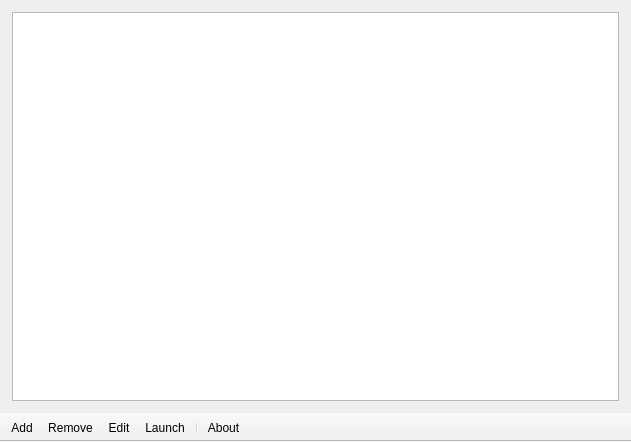
<?xml version="1.0" encoding="UTF-8"?>
<ui version="4.0">
 <class>MainWindow</class>
 <widget class="QMainWindow" name="MainWindow">
  <property name="geometry">
   <rect>
    <x>0</x>
    <y>0</y>
    <width>631</width>
    <height>442</height>
   </rect>
  </property>
  <property name="sizePolicy">
   <sizepolicy hsizetype="Expanding" vsizetype="Expanding">
    <horstretch>0</horstretch>
    <verstretch>0</verstretch>
   </sizepolicy>
  </property>
  <property name="sizeIncrement">
   <size>
    <width>0</width>
    <height>0</height>
   </size>
  </property>
  <property name="windowTitle">
   <string>MainWindow</string>
  </property>
  <property name="windowIcon">
   <iconset theme="webapp-manager"/>
  </property>
  <widget class="QWidget" name="centralWidget">
   <property name="sizePolicy">
    <sizepolicy hsizetype="Expanding" vsizetype="Preferred">
     <horstretch>0</horstretch>
     <verstretch>0</verstretch>
    </sizepolicy>
   </property>
   <property name="autoFillBackground">
    <bool>false</bool>
   </property>
   <layout class="QGridLayout" name="gridLayout">
    <item row="1" column="0">
     <widget class="QStackedWidget" name="stackedWidget">
      <property name="sizePolicy">
       <sizepolicy hsizetype="Preferred" vsizetype="Preferred">
        <horstretch>0</horstretch>
        <verstretch>0</verstretch>
       </sizepolicy>
      </property>
      <property name="currentIndex">
       <number>0</number>
      </property>
      <widget class="QWidget" name="listPage">
       <layout class="QGridLayout" name="gridLayout_2" rowstretch="0" columnstretch="0" rowminimumheight="0" columnminimumwidth="0">
        <property name="leftMargin">
         <number>1</number>
        </property>
        <property name="topMargin">
         <number>1</number>
        </property>
        <property name="rightMargin">
         <number>1</number>
        </property>
        <property name="bottomMargin">
         <number>1</number>
        </property>
        <property name="spacing">
         <number>1</number>
        </property>
        <item row="0" column="0">
         <widget class="QListWidget" name="listWidget">
          <property name="frameShape">
           <enum>QFrame::Shape::StyledPanel</enum>
          </property>
          <property name="dragDropMode">
           <enum>QAbstractItemView::DragDropMode::NoDragDrop</enum>
          </property>
          <property name="defaultDropAction">
           <enum>Qt::DropAction::IgnoreAction</enum>
          </property>
          <property name="iconSize">
           <size>
            <width>48</width>
            <height>48</height>
           </size>
          </property>
          <property name="movement">
           <enum>QListView::Movement::Static</enum>
          </property>
          <property name="flow">
           <enum>QListView::Flow::LeftToRight</enum>
          </property>
          <property name="spacing">
           <number>6</number>
          </property>
          <property name="viewMode">
           <enum>QListView::ViewMode::IconMode</enum>
          </property>
         </widget>
        </item>
       </layout>
      </widget>
      <widget class="QWidget" name="editPage">
       <layout class="QVBoxLayout" name="verticalLayout" stretch="0,0">
        <property name="sizeConstraint">
         <enum>QLayout::SizeConstraint::SetDefaultConstraint</enum>
        </property>
        <item>
         <layout class="QFormLayout" name="formLayout">
          <item row="0" column="0">
           <widget class="QLabel" name="label">
            <property name="text">
             <string>Address:</string>
            </property>
           </widget>
          </item>
          <item row="0" column="1">
           <widget class="QLineEdit" name="txtAddress">
            <property name="clearButtonEnabled">
             <bool>true</bool>
            </property>
           </widget>
          </item>
          <item row="1" column="0">
           <widget class="QLabel" name="label_2">
            <property name="text">
             <string>Name:</string>
            </property>
           </widget>
          </item>
          <item row="1" column="1">
           <widget class="QLineEdit" name="txtName"/>
          </item>
          <item row="2" column="0">
           <widget class="QLabel" name="label_3">
            <property name="text">
             <string>Icon:</string>
            </property>
           </widget>
          </item>
          <item row="2" column="1">
           <widget class="QPushButton" name="btnIcon">
            <property name="minimumSize">
             <size>
              <width>48</width>
              <height>48</height>
             </size>
            </property>
            <property name="text">
             <string/>
            </property>
           </widget>
          </item>
          <item row="3" column="0">
           <widget class="QLabel" name="label_4">
            <property name="text">
             <string>Category:</string>
            </property>
           </widget>
          </item>
          <item row="3" column="1">
           <widget class="QComboBox" name="lstCategory">
            <property name="sizePolicy">
             <sizepolicy hsizetype="Expanding" vsizetype="Fixed">
              <horstretch>0</horstretch>
              <verstretch>0</verstretch>
             </sizepolicy>
            </property>
            <property name="frame">
             <bool>true</bool>
            </property>
           </widget>
          </item>
          <item row="4" column="0">
           <widget class="QLabel" name="label_6">
            <property name="text">
             <string>Browser:</string>
            </property>
           </widget>
          </item>
          <item row="4" column="1">
           <widget class="QComboBox" name="lstBrowser">
            <property name="sizePolicy">
             <sizepolicy hsizetype="Expanding" vsizetype="Fixed">
              <horstretch>0</horstretch>
              <verstretch>0</verstretch>
             </sizepolicy>
            </property>
           </widget>
          </item>
          <item row="5" column="0">
           <widget class="QLabel" name="label_5">
            <property name="text">
             <string>Custom parameters:</string>
            </property>
           </widget>
          </item>
          <item row="5" column="1">
           <widget class="QLineEdit" name="txtParams"/>
          </item>
          <item row="6" column="1">
           <widget class="QCheckBox" name="chkIsolated">
            <property name="text">
             <string>Isolated profile</string>
            </property>
           </widget>
          </item>
          <item row="7" column="1">
           <widget class="QCheckBox" name="chkNavBar">
            <property name="text">
             <string>Navigation bar</string>
            </property>
           </widget>
          </item>
          <item row="8" column="1">
           <widget class="QCheckBox" name="chkIncognito">
            <property name="text">
             <string>Incognito/Private Window</string>
            </property>
           </widget>
          </item>
          <item row="9" column="1">
           <spacer name="verticalSpacer">
            <property name="orientation">
             <enum>Qt::Orientation::Vertical</enum>
            </property>
            <property name="sizeHint" stdset="0">
             <size>
              <width>20</width>
              <height>40</height>
             </size>
            </property>
           </spacer>
          </item>
         </layout>
        </item>
        <item>
         <layout class="QHBoxLayout" name="horizontalLayout">
          <item>
           <widget class="QPushButton" name="btnRemove">
            <property name="text">
             <string>Delete</string>
            </property>
            <property name="icon">
             <iconset theme="delete"/>
            </property>
            <property name="autoDefault">
             <bool>false</bool>
            </property>
            <property name="flat">
             <bool>false</bool>
            </property>
           </widget>
          </item>
          <item>
           <spacer name="horizontalSpacer">
            <property name="orientation">
             <enum>Qt::Orientation::Horizontal</enum>
            </property>
            <property name="sizeHint" stdset="0">
             <size>
              <width>40</width>
              <height>20</height>
             </size>
            </property>
           </spacer>
          </item>
          <item>
           <widget class="QPushButton" name="btnApply">
            <property name="sizePolicy">
             <sizepolicy hsizetype="Fixed" vsizetype="Fixed">
              <horstretch>0</horstretch>
              <verstretch>0</verstretch>
             </sizepolicy>
            </property>
            <property name="text">
             <string>Apply</string>
            </property>
            <property name="icon">
             <iconset theme="checkmark"/>
            </property>
            <property name="default">
             <bool>true</bool>
            </property>
           </widget>
          </item>
          <item>
           <widget class="QPushButton" name="btnCancel">
            <property name="sizePolicy">
             <sizepolicy hsizetype="Fixed" vsizetype="Fixed">
              <horstretch>0</horstretch>
              <verstretch>0</verstretch>
             </sizepolicy>
            </property>
            <property name="text">
             <string>Cancel</string>
            </property>
            <property name="icon">
             <iconset theme="action-unavailable-symbolic"/>
            </property>
           </widget>
          </item>
         </layout>
        </item>
       </layout>
      </widget>
     </widget>
    </item>
   </layout>
  </widget>
  <widget class="QToolBar" name="toolBar">
   <property name="windowTitle">
    <string>toolBar</string>
   </property>
   <property name="movable">
    <bool>false</bool>
   </property>
   <property name="floatable">
    <bool>false</bool>
   </property>
   <attribute name="toolBarArea">
    <enum>BottomToolBarArea</enum>
   </attribute>
   <attribute name="toolBarBreak">
    <bool>false</bool>
   </attribute>
   <addaction name="actionAdd"/>
   <addaction name="actionRemove"/>
   <addaction name="actionEdit"/>
   <addaction name="actionLaunch"/>
   <addaction name="separator"/>
   <addaction name="actionAbout"/>
  </widget>
  <action name="actionAdd">
   <property name="icon">
    <iconset theme="list-add"/>
   </property>
   <property name="text">
    <string>Add</string>
   </property>
   <property name="menuRole">
    <enum>QAction::MenuRole::NoRole</enum>
   </property>
  </action>
  <action name="actionRemove">
   <property name="icon">
    <iconset theme="delete"/>
   </property>
   <property name="text">
    <string>Remove</string>
   </property>
   <property name="menuRole">
    <enum>QAction::MenuRole::NoRole</enum>
   </property>
  </action>
  <action name="actionEdit">
   <property name="icon">
    <iconset theme="document-edit-symbolic"/>
   </property>
   <property name="text">
    <string>Edit</string>
   </property>
   <property name="menuRole">
    <enum>QAction::MenuRole::NoRole</enum>
   </property>
  </action>
  <action name="actionLaunch">
   <property name="icon">
    <iconset theme="applications-internet"/>
   </property>
   <property name="text">
    <string>Launch</string>
   </property>
   <property name="menuRole">
    <enum>QAction::MenuRole::NoRole</enum>
   </property>
  </action>
  <action name="actionFetch">
   <property name="icon">
    <iconset theme="view-refresh-symbolic"/>
   </property>
   <property name="text">
    <string>Fetch</string>
   </property>
   <property name="toolTip">
    <string>Fetch Metadata</string>
   </property>
   <property name="menuRole">
    <enum>QAction::MenuRole::NoRole</enum>
   </property>
  </action>
  <action name="actionAbout">
   <property name="icon">
    <iconset theme="help-about"/>
   </property>
   <property name="text">
    <string>About</string>
   </property>
   <property name="toolTip">
    <string>About</string>
   </property>
   <property name="menuRole">
    <enum>QAction::MenuRole::NoRole</enum>
   </property>
  </action>
 </widget>
 <layoutdefault spacing="6" margin="11"/>
 <tabstops>
  <tabstop>listWidget</tabstop>
 </tabstops>
 <resources/>
 <connections/>
</ui>
